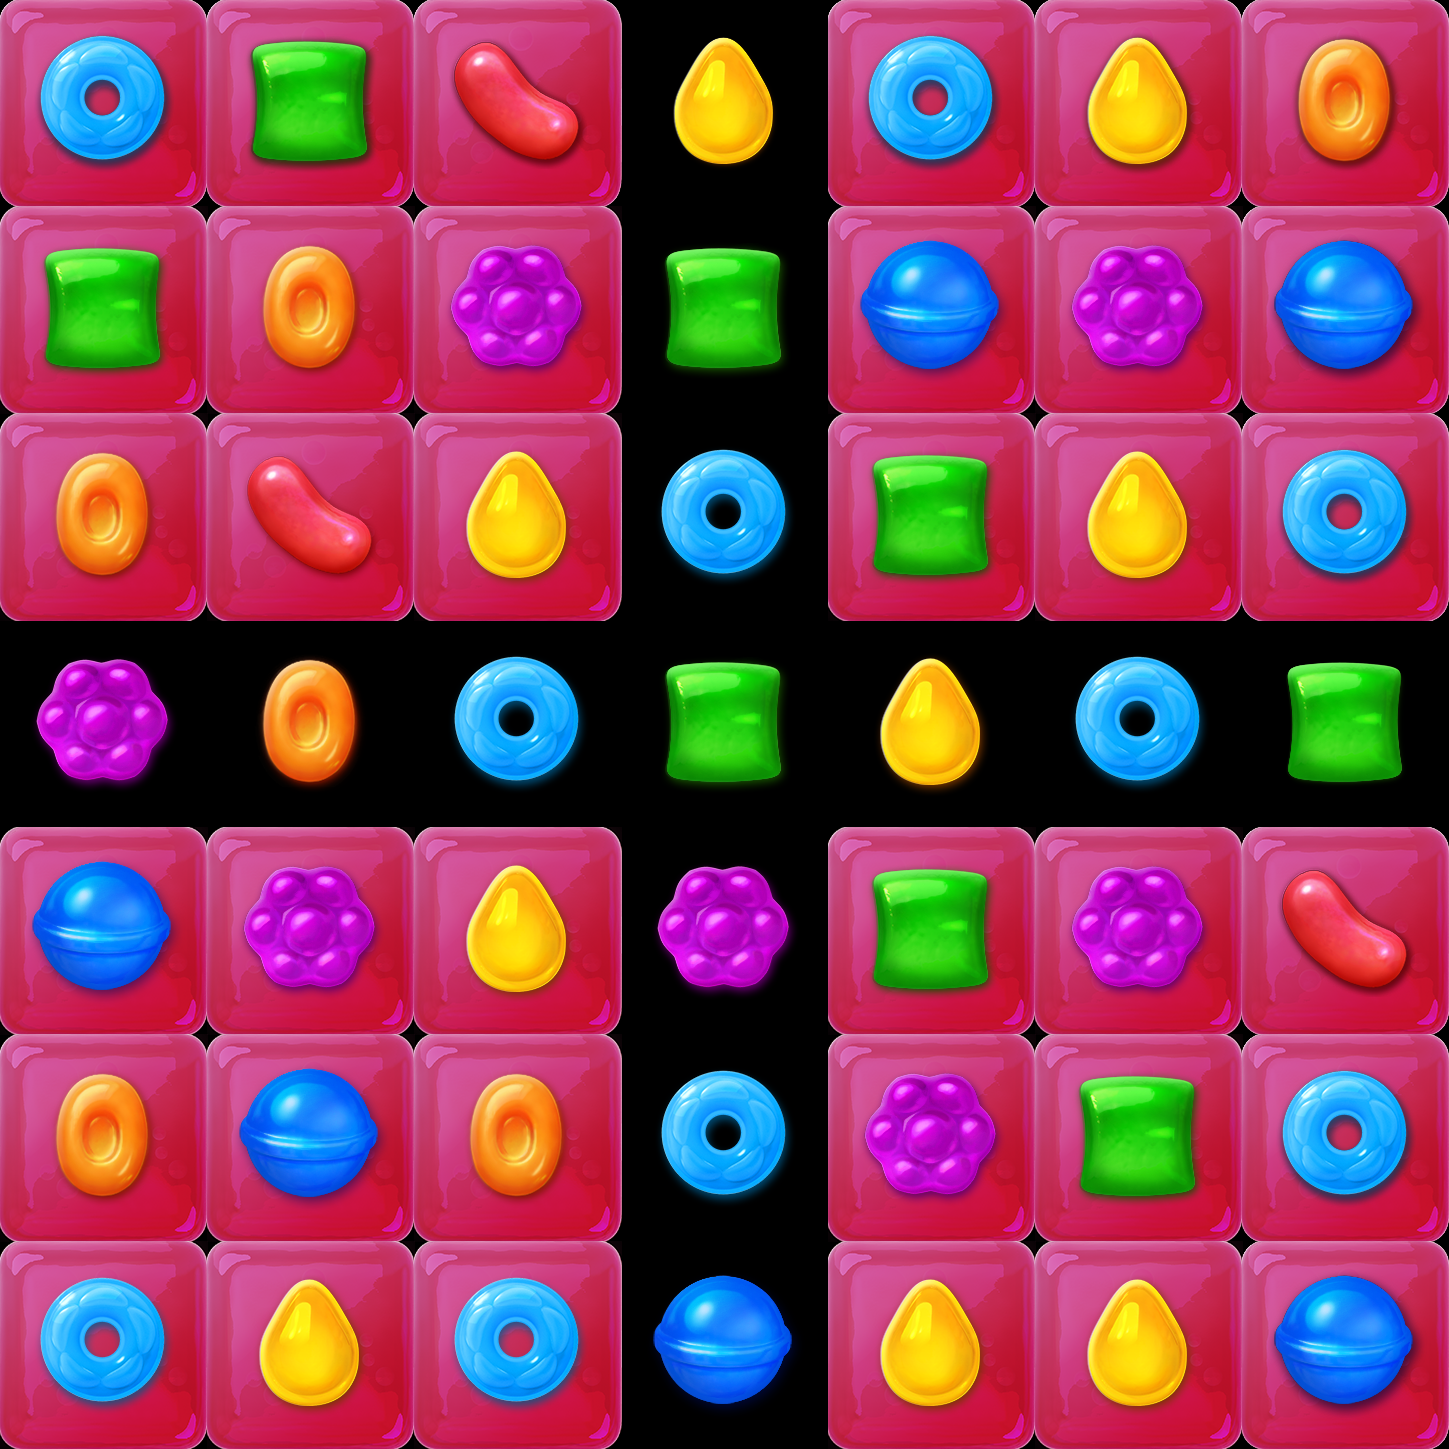

Tiled map render using the project's own tile images. Description and the whole map definition, tile-layer contents included, below:
An orthogonal 7x7 tile map with 207x207 px tiles, 3 tile layers (bottom, under, pieces).

<map version="1.0" tiledversion="1.1.5" orientation="orthogonal" renderorder="right-down" width="7" height="7" tilewidth="207" tileheight="207" infinite="0" nextobjectid="1">
 <tileset firstgid="1" name="pieces" tilewidth="208" tileheight="208" tilecount="8" columns="0">
  <grid orientation="orthogonal" width="1" height="1" />
  <tile id="0">
   <image width="208" height="208" source="../pieces/blue_candy.png" />
  </tile>
  <tile id="1">
   <image width="208" height="208" source="../pieces/cyan_candy.png" />
  </tile>
  <tile id="2">
   <image width="208" height="208" source="../pieces/green_candy.png" />
  </tile>
  <tile id="3">
   <image width="208" height="208" source="../pieces/orange_candy.png" />
  </tile>
  <tile id="4">
   <image width="208" height="208" source="../pieces/purple_candy.png" />
  </tile>
  <tile id="5">
   <image width="208" height="208" source="../pieces/red_candy.png" />
  </tile>
  <tile id="6">
   <image width="208" height="208" source="../pieces/yellow_candy.png" />
  </tile>
  <tile id="7">
   <image width="208" height="208" source="../pieces/under-jelly.png" />
  </tile>
 </tileset>
 <layer name="bottom" width="7" height="7">
  <data encoding="csv">
8,8,8,0,8,8,8,
8,8,8,0,8,8,8,
8,8,8,0,8,8,8,
0,0,0,0,0,0,0,
8,8,8,0,8,8,8,
8,8,8,0,8,8,8,
8,8,8,0,8,8,8
</data>
 </layer>
 <layer name="under" width="7" height="7">
  <data encoding="csv">
0,0,0,0,0,0,0,
0,0,0,0,0,0,0,
0,0,0,0,0,0,0,
0,0,0,0,0,0,0,
0,0,0,0,0,0,0,
0,0,0,0,0,0,0,
0,0,0,0,0,0,0
</data>
 </layer>
 <layer name="pieces" width="7" height="7">
  <data encoding="csv">
2,3,6,7,2,7,4,
3,4,5,3,1,5,1,
4,6,7,2,3,7,2,
5,4,2,3,7,2,3,
1,5,7,5,3,5,6,
4,1,4,2,5,3,2,
2,7,2,1,7,7,1
</data>
 </layer>
</map>